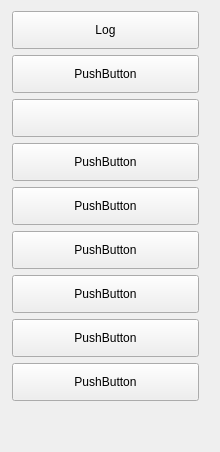
                  <widget class="QWidget" name="pageWidget" native="true">
                   <layout class="QVBoxLayout" name="verticalLayout_3">
                    <property name="leftMargin">
                     <number>12</number>
                    </property>
                    <property name="rightMargin">
                     <number>21</number>
                    </property>
                    <item>
                     <widget class="QToolButton" name="logButton">
                      <property name="minimumSize">
                       <size>
                        <width>187</width>
                        <height>38</height>
                       </size>
                      </property>
                      <property name="maximumSize">
                       <size>
                        <width>187</width>
                        <height>38</height>
                       </size>
                      </property>
                      <property name="text">
                       <string>Log</string>
                      </property>
                      <property name="checkable">
                       <bool>true</bool>
                      </property>
                      <property name="toolButtonStyle">
                       <enum>Qt::ToolButtonTextBesideIcon</enum>
                      </property>
                     </widget>
                    </item>
                    <item>
                     <widget class="QToolButton" name="bufferButton">
                      <property name="minimumSize">
                       <size>
                        <width>187</width>
                        <height>38</height>
                       </size>
                      </property>
                      <property name="maximumSize">
                       <size>
                        <width>187</width>
                        <height>38</height>
                       </size>
                      </property>
                      <property name="text">
                       <string>PushButton</string>
                      </property>
                      <property name="checkable">
                       <bool>true</bool>
                      </property>
                      <property name="toolButtonStyle">
                       <enum>Qt::ToolButtonTextBesideIcon</enum>
                      </property>
                     </widget>
                    </item>
                    <item>
                     <widget class="QToolButton" name="programmerButton">
                      <property name="minimumSize">
                       <size>
                        <width>187</width>
                        <height>38</height>
                       </size>
                      </property>
                      <property name="maximumSize">
                       <size>
                        <width>187</width>
                        <height>38</height>
                       </size>
                      </property>
                      <property name="text">
                       <string/>
                      </property>
                      <property name="checkable">
                       <bool>true</bool>
                      </property>
                      <property name="toolButtonStyle">
                       <enum>Qt::ToolButtonTextBesideIcon</enum>
                      </property>
                     </widget>
                    </item>
                    <item>
                     <widget class="QToolButton" name="factoryModeButton">
                      <property name="minimumSize">
                       <size>
                        <width>187</width>
                        <height>38</height>
                       </size>
                      </property>
                      <property name="maximumSize">
                       <size>
                        <width>187</width>
                        <height>38</height>
                       </size>
                      </property>
                      <property name="text">
                       <string>PushButton</string>
                      </property>
                      <property name="checkable">
                       <bool>true</bool>
                      </property>
                      <property name="toolButtonStyle">
                       <enum>Qt::ToolButtonTextBesideIcon</enum>
                      </property>
                     </widget>
                    </item>
                    <item>
                     <widget class="QToolButton" name="languageButton">
                      <property name="minimumSize">
                       <size>
                        <width>187</width>
                        <height>38</height>
                       </size>
                      </property>
                      <property name="maximumSize">
                       <size>
                        <width>187</width>
                        <height>38</height>
                       </size>
                      </property>
                      <property name="text">
                       <string>PushButton</string>
                      </property>
                      <property name="checkable">
                       <bool>true</bool>
                      </property>
                      <property name="toolButtonStyle">
                       <enum>Qt::ToolButtonTextBesideIcon</enum>
                      </property>
                     </widget>
                    </item>
                    <item>
                     <widget class="QToolButton" name="loginPwdButton">
                      <property name="minimumSize">
                       <size>
                        <width>187</width>
                        <height>38</height>
                       </size>
                      </property>
                      <property name="maximumSize">
                       <size>
                        <width>187</width>
                        <height>38</height>
                       </size>
                      </property>
                      <property name="text">
                       <string>PushButton</string>
                      </property>
                      <property name="checkable">
                       <bool>true</bool>
                      </property>
                      <property name="toolButtonStyle">
                       <enum>Qt::ToolButtonTextBesideIcon</enum>
                      </property>
                     </widget>
                    </item>
                    <item>
                     <widget class="QToolButton" name="projectButton">
                      <property name="minimumSize">
                       <size>
                        <width>187</width>
                        <height>38</height>
                       </size>
                      </property>
                      <property name="maximumSize">
                       <size>
                        <width>187</width>
                        <height>38</height>
                       </size>
                      </property>
                      <property name="text">
                       <string>PushButton</string>
                      </property>
                      <property name="checkable">
                       <bool>true</bool>
                      </property>
                      <property name="toolButtonStyle">
                       <enum>Qt::ToolButtonTextBesideIcon</enum>
                      </property>
                     </widget>
                    </item>
                    <item>
                     <widget class="QToolButton" name="skinButton">
                      <property name="minimumSize">
                       <size>
                        <width>187</width>
                        <height>38</height>
                       </size>
                      </property>
                      <property name="maximumSize">
                       <size>
                        <width>187</width>
                        <height>38</height>
                       </size>
                      </property>
                      <property name="text">
                       <string>PushButton</string>
                      </property>
                      <property name="checkable">
                       <bool>true</bool>
                      </property>
                      <property name="toolButtonStyle">
                       <enum>Qt::ToolButtonTextBesideIcon</enum>
                      </property>
                     </widget>
                    </item>
                    <item>
                     <widget class="QToolButton" name="usrButton">
                      <property name="minimumSize">
                       <size>
                        <width>187</width>
                        <height>38</height>
                       </size>
                      </property>
                      <property name="maximumSize">
                       <size>
                        <width>187</width>
                        <height>38</height>
                       </size>
                      </property>
                      <property name="text">
                       <string>PushButton</string>
                      </property>
                      <property name="checkable">
                       <bool>true</bool>
                      </property>
                      <property name="toolButtonStyle">
                       <enum>Qt::ToolButtonTextBesideIcon</enum>
                      </property>
                     </widget>
                    </item>
                    <item>
                     <spacer name="verticalSpacer">
                      <property name="orientation">
                       <enum>Qt::Vertical</enum>
                      </property>
                      <property name="sizeHint" stdset="0">
                       <size>
                        <width>20</width>
                        <height>40</height>
                       </size>
                      </property>
                     </spacer>
                    </item>
                   </layout>
                  </widget>
